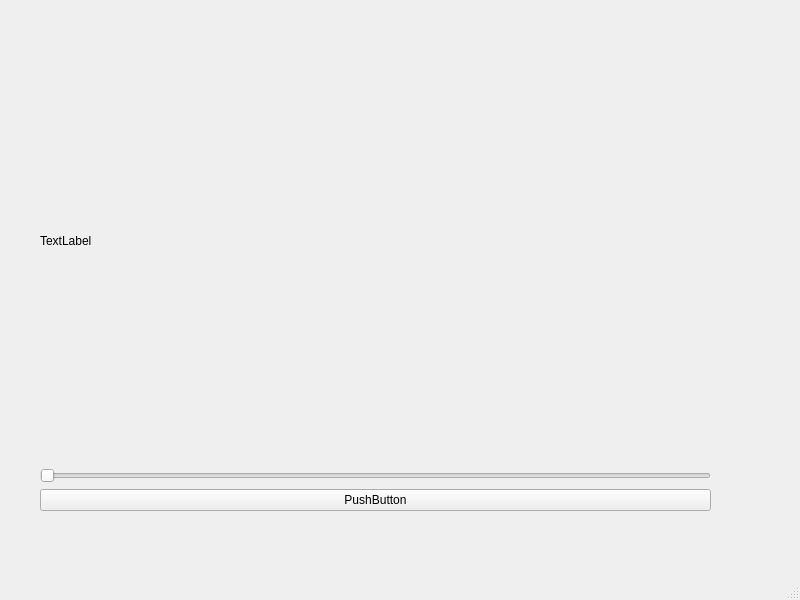
<?xml version="1.0" encoding="UTF-8"?>
<ui version="4.0">
 <class>MainWindow</class>
 <widget class="QMainWindow" name="MainWindow">
  <property name="geometry">
   <rect>
    <x>0</x>
    <y>0</y>
    <width>800</width>
    <height>600</height>
   </rect>
  </property>
  <property name="windowTitle">
   <string>MainWindow</string>
  </property>
  <widget class="QWidget" name="centralwidget">
   <widget class="QWidget" name="">
    <property name="geometry">
     <rect>
      <x>40</x>
      <y>20</y>
      <width>671</width>
      <height>491</height>
     </rect>
    </property>
    <layout class="QVBoxLayout" name="verticalLayout">
     <item>
      <widget class="QLabel" name="label">
       <property name="text">
        <string>TextLabel</string>
       </property>
      </widget>
     </item>
     <item>
      <widget class="QSlider" name="horizontalSlider">
       <property name="orientation">
        <enum>Qt::Horizontal</enum>
       </property>
      </widget>
     </item>
     <item>
      <widget class="QPushButton" name="pushButton">
       <property name="text">
        <string>PushButton</string>
       </property>
      </widget>
     </item>
    </layout>
   </widget>
  </widget>
  <widget class="QMenuBar" name="menubar">
   <property name="geometry">
    <rect>
     <x>0</x>
     <y>0</y>
     <width>800</width>
     <height>26</height>
    </rect>
   </property>
  </widget>
  <widget class="QStatusBar" name="statusbar"/>
 </widget>
 <resources/>
 <connections/>
</ui>
